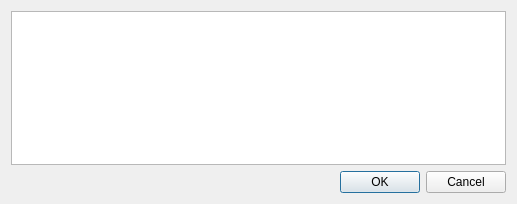
<?xml version="1.0" encoding="UTF-8"?>
<ui version="4.0">
 <class>settingsDialog</class>
 <widget class="QDialog" name="settingsDialog">
  <property name="geometry">
   <rect>
    <x>0</x>
    <y>0</y>
    <width>517</width>
    <height>204</height>
   </rect>
  </property>
  <property name="windowTitle">
   <string>Dialog</string>
  </property>
  <layout class="QVBoxLayout" name="verticalLayout">
   <item>
    <widget class="QTableWidget" name="table"/>
   </item>
   <item>
    <widget class="QDialogButtonBox" name="buttonBox">
     <property name="orientation">
      <enum>Qt::Horizontal</enum>
     </property>
     <property name="standardButtons">
      <set>QDialogButtonBox::Cancel|QDialogButtonBox::Ok</set>
     </property>
    </widget>
   </item>
  </layout>
 </widget>
 <resources/>
 <connections>
  <connection>
   <sender>buttonBox</sender>
   <signal>accepted()</signal>
   <receiver>settingsDialog</receiver>
   <slot>accept()</slot>
   <hints>
    <hint type="sourcelabel">
     <x>248</x>
     <y>254</y>
    </hint>
    <hint type="destinationlabel">
     <x>157</x>
     <y>274</y>
    </hint>
   </hints>
  </connection>
  <connection>
   <sender>buttonBox</sender>
   <signal>rejected()</signal>
   <receiver>settingsDialog</receiver>
   <slot>reject()</slot>
   <hints>
    <hint type="sourcelabel">
     <x>316</x>
     <y>260</y>
    </hint>
    <hint type="destinationlabel">
     <x>286</x>
     <y>274</y>
    </hint>
   </hints>
  </connection>
 </connections>
</ui>
